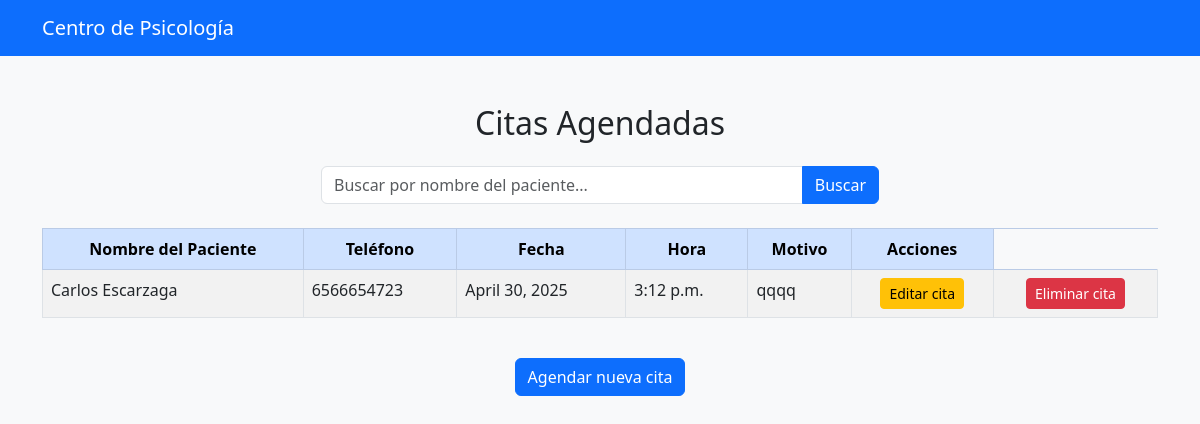
The page /citas/lista/ (signed in) on the database as committed earlier.
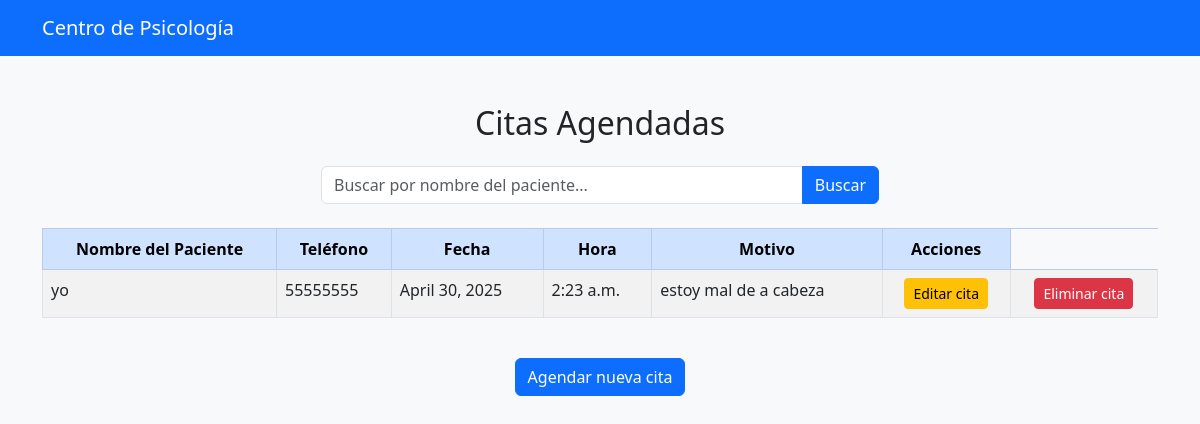
The same page on the database as committed later.
### Citas/models.py (models this page shows, shortened)
class Cita(models.Model):
    nombre_paciente = models.CharField(max_length=100)
    telefono_paciente = models.CharField(max_length=20)
    fecha = models.DateField()
    hora = models.TimeField()
    motivo = models.TextField(blank = True, null = True)
    recepcionista = models.ForeignKey(Recepcionista, on_delete=models.CASCADE)

### Citas/views.py (the view)
# urls.py: path('lista/', views.lista_citas, name='lista_citas'),
@login_required
def lista_citas(request):
    query = request.GET.get('buscar', '')
    citas = Cita.objects.filter(recepcionista=request.user)
    if query:
        citas = citas.filter(nombre_paciente__icontains=query)
    citas = citas.order_by('-fecha', '-hora')
    return render(request, 'lista_citas.html', {'citas': citas, 'query': query})

### Citas/Templates/lista_citas.html (shortened to what this page needs)
{% load static %}
<!DOCTYPE html>
<html lang="es">
<head>
    <link rel="stylesheet" href="https://cdn.jsdelivr.net/npm/bootstrap@5.3.0/dist/css/bootstrap.min.css">
</head>
<body class="bg-light">
<nav class="navbar navbar-expand-lg navbar-dark bg-primary">
    <div class="container">
        <a class="navbar-brand" href="{% url 'home' %}">Centro de Psicología</a>
    </div>
</nav>
    <div class="container py-5">
        <h2 class="text-center mb-4">Citas Agendadas</h2>
        <form method="GET" class="mb-4 text-center">
            <div class="input-group w-50 mx-auto">
                <input type="text" name="buscar" class="form-control" placeholder="Buscar por nombre del paciente..." value="{{ query }}">
                <button type="submit" class="btn btn-primary">Buscar</button>
            </div>
        </form>
        {% if citas %}
            <div class="table-responsive">
                <table class="table table-bordered table-striped table-hover">
                    <thead class="table-primary text-center">
                        <tr>
                            <th>Nombre del Paciente</th>
                            <th>Teléfono</th>
                            <th>Fecha</th>
                            <th>Hora</th>
                            <th>Motivo</th>
                            <th>Acciones</th>
                        </tr>
                    </thead>
                    <tbody>
                        {% for cita in citas %}
                            <tr>
                                <td>{{ cita.nombre_paciente }}</td>
                                <td>{{ cita.telefono_paciente }}</td>
                                <td>{{ cita.fecha }}</td>
                                <td>{{ cita.hora }}</td>
                                <td>{{ cita.motivo|default:"(Sin motivo especificado)" }}</td>
                                <td class="text-center">
                                    <a href = "{% url 'editar_cita' cita.id %}" class="btn btn-warning btn-sm">Editar cita</a>
                                </td>
                                <td class = "text-center">
                                    <a href = "{% url 'eliminar_cita' cita.id %}" class="btn btn-danger btn-sm">Eliminar cita</a>
                                </td>
                            </tr>
                        {% endfor %}
                    </tbody>
                </table>
            </div>
        {% else %}
            <p class="text-center text-muted">No hay citas registradas.</p>
        {% endif %}
        <div class="text-center mt-4">
            <a href="{% url 'agendar_cita' %}" class="btn btn-primary">Agendar nueva cita</a>
        </div>
    </div>
</body>
</html>

Rows that differ between the two databases and show on the page:
removed Cita: nombre_paciente "Carlos Escarzaga", telefono_paciente "6566654723", fecha "April 30, 2025", hora "3:12 p.m.", motivo "qqqq"
added Cita: nombre_paciente "yo", telefono_paciente "55555555", fecha "April 30, 2025", hora "2:23 a.m.", motivo "estoy mal de a cabeza"
